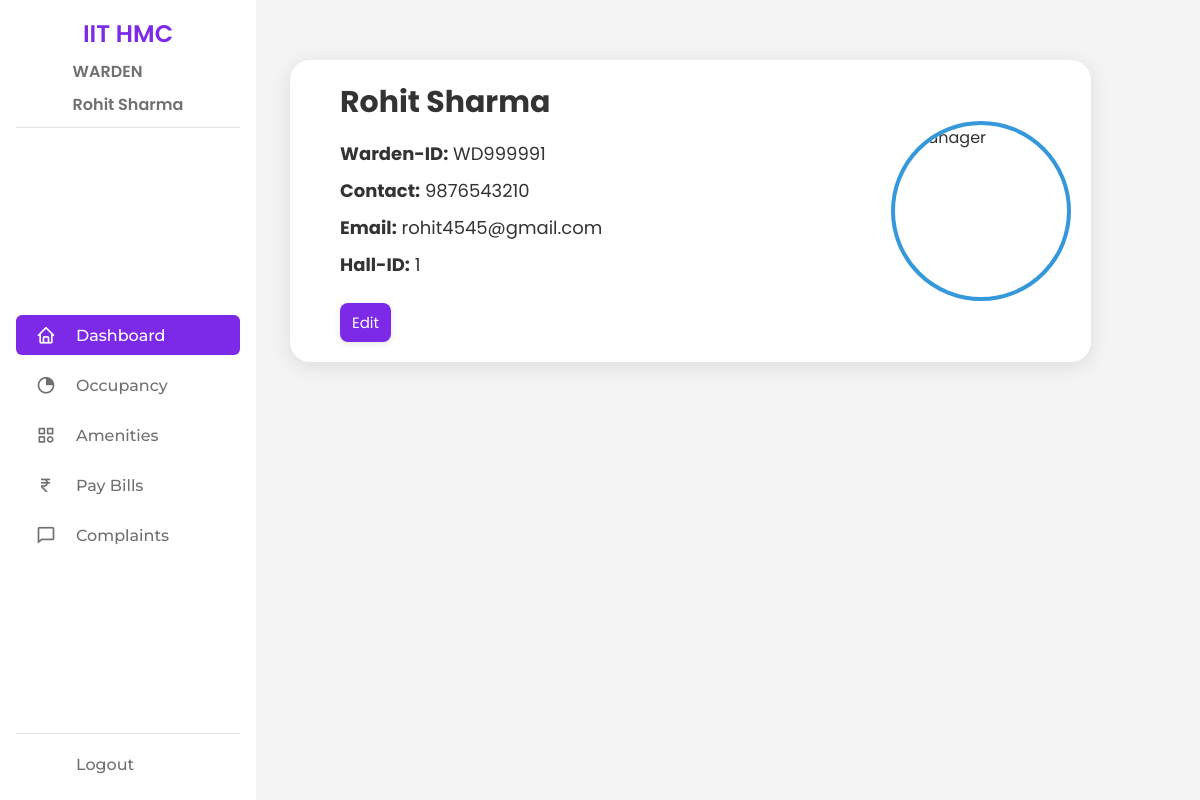
The app's page /Warden/dashboard.php (signed in) with its own data.
### tables this page shows
CREATE TABLE `Wardens` (
  `warden_id` varchar(11) NOT NULL,
  `warden_name` varchar(100) NOT NULL,
  `phone` varchar(15) NOT NULL,
  `photo` varchar(100) DEFAULT 'warden.jpg',
  `email` varchar(100) NOT NULL,
  `hall_id` int(11) NOT NULL,
  `password` varchar(255) NOT NULL
);

### Warden/dashboard.php (the view, shortened to what this page needs)
<?php
include 'connect.php';
$warden_id = $_SESSION['warden_id'];
try {
    $wardenStmt = $conn->prepare("SELECT * FROM Wardens WHERE warden_id = ?");
    $wardenStmt->execute([$warden_id]);
    $warden = $wardenStmt->fetch(PDO::FETCH_ASSOC);
} catch (PDOException $e) {
    echo "Error fetching warden details: " . $e->getMessage();
    exit();
}
?>
<!DOCTYPE html>
<html lang="en">
<head>
    <link rel="stylesheet" href="warden_styles.css">
    <link href='https://unpkg.com/boxicons@2.1.4/css/boxicons.min.css' rel='stylesheet'>
</head>
<body>
    <?php include 'sidebar.php'; ?>
    <section class="main-content">
        <div class="profile-container">
            <div class="profile-img">
            <img src="https://imgs.search.brave.com/7RXtN41Ez986XSEYKoQRK-KIYmT0zbK_UAQ2ZtoMhF0/rs:fit:500:0:0:0/g:ce/aHR0cHM6Ly9pbWcu/ZnJlZXBpay5jb20v/cHJlbWl1bS1waG90/by8zZC1hY2NvdW50/LWljb24tcHVycGUt/YmFja2dyb3VuZHRy/ZW5kXzEwMjk0Njkt/MjE4MjQ1LmpwZz9z/ZW10PWFpc19oeWJy/aWQ" alt="manager">
            </div>
            <div class="profile-info">
                <h2 id="managerName"><?php echo htmlspecialchars($warden['warden_name']); ?></h2>
                <p><b>Warden-ID:</b> <span><?php echo htmlspecialchars($warden['warden_id']); ?></span></p>
                <p><b>Contact:</b> <span><?php echo htmlspecialchars($warden['phone']); ?></span></p>
                <p><b>Email:</b> <span><?php echo htmlspecialchars($warden['email']); ?></span></p>
                <p><b>Hall-ID:</b> <span><?php echo htmlspecialchars($warden['hall_id']); ?></span></p>
                <button type="button" class="edit-button" onclick="enableEdit()">Edit</button>
            </div>
        </div>
    </section>
</body>
</html>

### Warden/warden_styles.css (style rules this page uses)
:root { --body-color: #E4E9F7; --text-color: #707070; --text-head-color: #5e5e5e; --border-color:#e4e4e4; --purple: #7d2ae8; --purple-light: #8238e4; }
* { margin: 0; padding: 0; box-sizing: border-box; text-decoration: none; font-family: 'Poppins', sans-serif; }
body { background: var(--body-color); }
.main-content { margin-left: 270px; padding: 20px; flex: 1; }
.profile-info h2 { margin: 0; }

### Warden/dashboard.php (style rules this page uses)
body { font-family: 'Poppins', sans-serif; background-color: #f4f4f4; color: #333; margin: 0; padding: 0; display: flex; justify-content: center; align-items: flex-start; min-height: 100vh; }
.profile-container { display: flex; justify-content: space-between; align-items: center; flex-direction: row-reverse; width: 90%; max-width: 1000px; background-color: #fff; border-radius: 20px; box-shadow: 0 4px 20px rgba(0, 0, 0, 0.1); padding: 20px; margin-top: 40px; animation: fadeIn 0.5s ease-in; transition: transform 0.3s, box-shadow 0.3s; }
.profile-info { flex-grow: 1; display: flex; flex-direction: column; margin-left: 30px; }
.profile-info h2 { font-size: 30px; margin-bottom: 10px; }
.profile-info p { margin: 5px 0; font-size: 18px; }
.profile-img { width: 180px; height: 180px; border-radius: 50%; border: 4px solid #3498db; overflow: hidden; flex-shrink: 0; }
.profile-img img { width: 100%; height: 100%; object-fit: cover; }
.edit-button { align-self: flex-start; margin-top: 20px; padding: 8px 12px; font-size: 15px; background-color:#7d2ae8 ; color: #fff; border: none; border-radius: 8px; cursor: pointer; box-shadow: 0 2px 6px rgba(0, 0, 0, 0.1); transition: background-color 0.3s, transform 0.3s, box-shadow 0.3s; }

### records on screen
wardens: warden_name "Rohit Sharma", warden_id "WD999991", phone "9876543210", email "rohit4545@gmail.com", hall "1"

### other values on screen
$_SESSION['warden_name'] "Rohit Sharma"
$item['text'] "Dashboard"
$item['text'] "Occupancy"
$item['text'] "Amenities"
$item['text'] "Pay Bills"
$item['text'] "Complaints"
